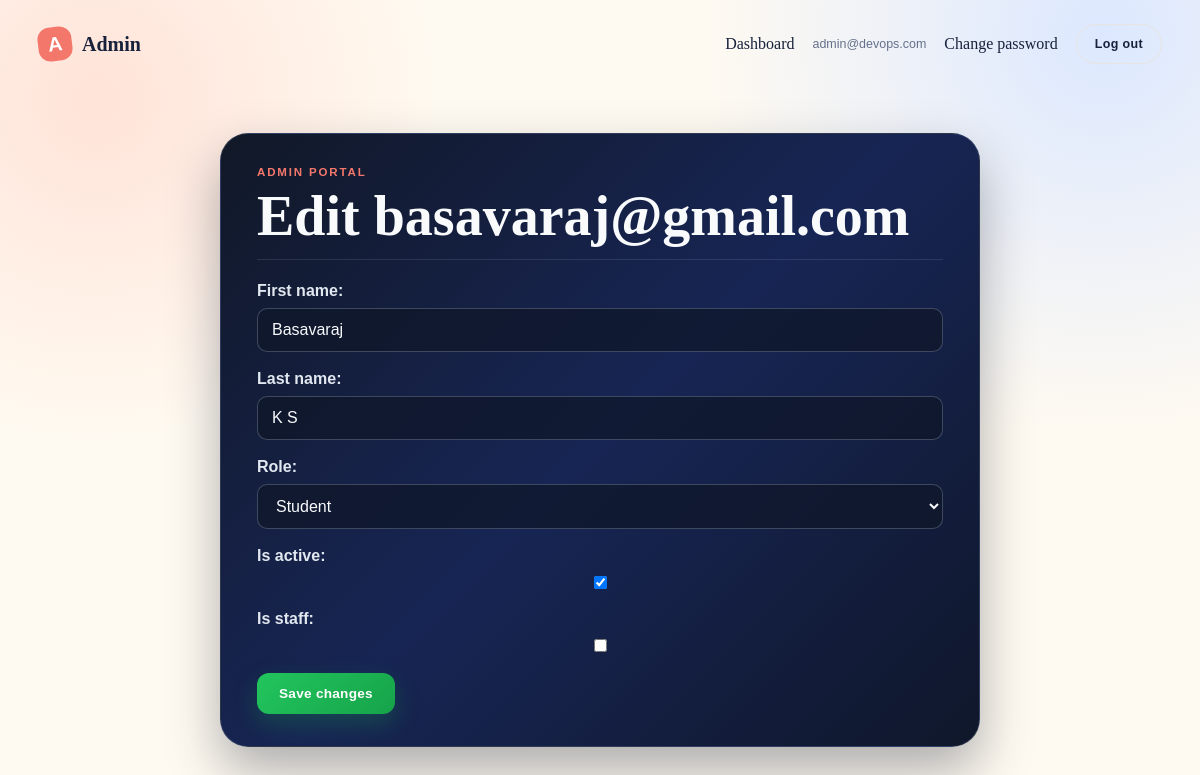
The app's page /manage/users/2/edit/ (signed in) with its own data.
### accounts/models.py (models this page shows, shortened)
class User(AbstractBaseUser, PermissionsMixin):
	class Role(models.TextChoices):
		STUDENT = 'student', 'Student'
		COMPANY = 'company', 'Company'
		OFFICER = 'officer', 'Placement Officer'
		ADMIN = 'admin', 'Admin'
	email = models.EmailField(unique=True)
	first_name = models.CharField(max_length=150)
	last_name = models.CharField(max_length=150, blank=True)
	role = models.CharField(max_length=20, choices=Role.choices, default=Role.STUDENT)
	is_active = models.BooleanField(default=True)
	is_staff = models.BooleanField(default=False)
	date_joined = models.DateTimeField(auto_now_add=True)
	objects = UserManager()
	USERNAME_FIELD = 'email'
	REQUIRED_FIELDS = []

### accounts/views.py (the view)
# urls.py: path('manage/users/<int:user_id>/edit/', views.edit_user_view, name='edit_user'),
@permission_required('users.edit')
def edit_user_view(request, user_id):
	user = get_object_or_404(User, pk=user_id)
	form = UserManagementForm(request.POST or None, instance=user)
	if request.method == 'POST' and form.is_valid():
		form.save()
		messages.success(request, 'User updated successfully.')
		return redirect('admin_users')
	return render(request, 'accounts/edit_user.html', {'form': form, 'managed_user': user})

### accounts/forms.py
class UserManagementForm(forms.ModelForm):
    class Meta:
        model = User
        fields = ('first_name', 'last_name', 'role', 'is_active', 'is_staff')

### accounts/permissions.py (called while the page is built)
def user_has_permission(user, permission):
	if not user.is_authenticated or not user.is_active:
		return False
	return permission in ROLE_PERMISSIONS.get(user.role, ())

def permission_required(permission):
	def decorator(view_func):
		@wraps(view_func)
		def wrapped(request, *args, **kwargs):
			if not request.user.is_authenticated:
				return redirect_to_login(request.get_full_path())
			if not user_has_permission(request.user, permission):
				return HttpResponseForbidden('You do not have permission to access this page.')
			return view_func(request, *args, **kwargs)
		return wrapped
	return decorator

### templates/accounts/edit_user.html (shortened to what this page needs)
{% extends 'base.html' %}
{% block content %}
<section class="admin-edit-page">
    <div class="admin-edit-header">
        <p class="eyebrow">ADMIN PORTAL</p>
        <h1>Edit {{ managed_user.email }}</h1>
    </div>
    <form method="post" class="admin-edit-form">
        {{ form.as_p }}
        <button class="button button-success" type="submit">Save changes</button>
    </form>
</section>
{% endblock %}

### templates/base.html (shortened to what this page needs)
<!doctype html>
<html lang="en">
<head>
    {% load static %}
    <link rel="stylesheet" href="{% static 'css/style.css' %}">
</head>
<body>
    <nav class="navbar">
        <a class="brand" href="{% url 'dashboard' %}"><span class="brand-mark">A</span> Admin</a>
        <div class="nav-links">
            {% if user.is_authenticated %}<a href="{% url 'dashboard' %}">Dashboard</a>{% endif %}
        {% if user.is_authenticated %}
            <span class="user-chip">{{ user.email }}</span>
            <a href="{% url 'password_change' %}">Change password</a>
            <form method="post" action="{% url 'logout' %}" class="inline-form">{% csrf_token %}<button class="button button-ghost" type="submit">Log out</button></form>
        {% else %}
            <a class="button button-ghost" href="{% url 'login' %}">Log in</a>
            <a class="button button-primary" href="{% url 'register' %}">Register</a>
        {% endif %}
        </div>
    </nav>
    <main class="page-shell">{% block content %}{% endblock %}</main>
</body>
</html>

### static/css/style.css (style rules this page uses)
:root { --ink: #17213b; --muted: #65708b; --cream: #fffaf1; --paper: #ffffff; --coral: #f4776b; --blue: #5b8def; --yellow: #f7c84b; --mint: #75cdb0; --line: #e8e5df; }
* { box-sizing: border-box; }
body { margin: 0; color: var(--ink); background: radial-gradient(circle at 8% 12%, #ffe3d8 0, transparent 26%), radial-gradient(circle at 92% 4%, #dce8ff 0, transparent 30%), var(--cream); font-family: Georgia, 'Times New Roman', serif; min-height: 100vh; }
a { color: inherit; text-decoration: none; }
.navbar { align-items: center; display: flex; justify-content: space-between; margin: 0 auto; max-width: 1180px; padding: 24px 28px; }
.brand { align-items: center; display: flex; font-size: 1.25rem; font-weight: 700; gap: 10px; }
.brand-mark { align-items: center; background: var(--coral); border-radius: 12px; color: white; display: inline-flex; font-family: Arial, sans-serif; height: 34px; justify-content: center; transform: rotate(-7deg); width: 34px; }
.nav-links { align-items: center; display: flex; gap: 18px; }
.user-chip { color: var(--muted); font-family: Arial, sans-serif; font-size: .78rem; }
.page-shell { margin: 0 auto; max-width: 1124px; padding: 45px 28px 80px; }
.button { border: 0; border-radius: 999px; cursor: pointer; display: inline-block; font-family: Arial, sans-serif; font-size: .78rem; font-weight: 700; letter-spacing: .03em; padding: 12px 18px; }
.button-ghost { background: transparent; border: 1px solid var(--line); color: var(--ink); }
.inline-form { display: inline; }
.eyebrow { color: var(--coral); font-family: Arial, sans-serif; font-size: .72rem; font-weight: 800; letter-spacing: .16em; margin: 0 0 12px; }
h1 { font-size: clamp(2.4rem, 6vw, 5.5rem); line-height: .95; margin: 0; max-width: 680px; }
.admin-edit-page { background: linear-gradient(135deg, #111827 0%, #172554 50%, #0f172a 100%); border: 1px solid rgba(148, 163, 184, 0.22); border-radius: 28px; box-shadow: 0 24px 52px rgba(15, 23, 42, 0.34); max-width: 760px; margin: 0 auto; padding: 32px 36px; }
.admin-edit-header { margin-bottom: 22px; padding-bottom: 16px; border-bottom: 1px solid rgba(148, 163, 184, 0.18); }
.admin-edit-header h1 { color: #f8fafc; font-size: clamp(2rem, 5vw, 3.5rem); margin: 0; }
.admin-edit-form { color: #e2e8f0; font-family: Arial, sans-serif; }
.admin-edit-form p { display: flex; flex-direction: column; gap: 8px; margin: 18px 0; }
.admin-edit-form label { font-weight: 700; color: #e2e8f0; }
.admin-edit-form input, .admin-edit-form select { border: 1px solid rgba(148, 163, 184, 0.35); background: rgba(15, 23, 42, 0.75); color: #f8fafc; border-radius: 10px; padding: 12px 14px; font: inherit; }
.button-success { background: linear-gradient(135deg, #22c55e 0%, #16a34a 100%); border: none; border-radius: 12px; color: white; cursor: pointer; display: inline-block; font-family: Arial, sans-serif; font-size: 0.85rem; font-weight: 800; letter-spacing: 0.02em; padding: 13px 22px; transition: transform 0.2s ease, box-shadow 0.2s ease; box-shadow: 0 10px 24px rgba(22, 163, 74, 0.28); }

### records on screen
User: email "admin@devops.com"
User: email "basavaraj@gmail.com", first_name "Basavaraj", last_name "K S", role "Student", is_active "☑"
